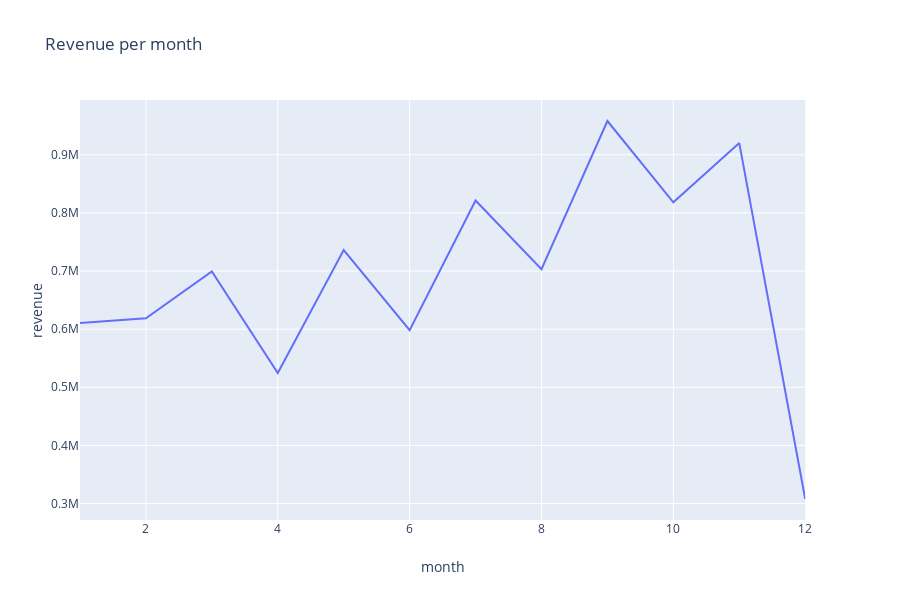

This figure's notebook cell:
### Code cell
fig = px.line(rev_monthly , x="month", y="revenue", title='Revenue per month')
fig.show()

### Figure 1 — Plotly figure (JSON) as saved in the notebook; plotly's stock layout.template omitted (floating-point values rounded to 4 significant figures)
{"data": [{"hoverlabel": {"namelength": 0}, "hovertemplate": "month=%{x}<br>revenue=%{y}", "legendgroup": "", "line": {"color": "#636efa", "dash": "solid"}, "mode": "lines", "name": "", "showlegend": false, "type": "scatter", "x": [1, 2, 3, 4, 5, 6, 7, 8, 9, 10, 11, 12], "xaxis": "x", "y": [610500.0, 618800.0, 699400.0, 524600.0, 736200.0, 598300.0, 821400.0, 703100.0, 958200.0, 818300.0, 920100.0, 307700.0], "yaxis": "y"}], "layout": {"height": 600, "legend": {"tracegroupgap": 0}, "title": {"text": "Revenue per month"}, "xaxis": {"anchor": "y", "domain": [0, 0.98], "title": {"text": "month"}}, "yaxis": {"anchor": "x", "domain": [0, 1], "title": {"text": "revenue"}}}}
